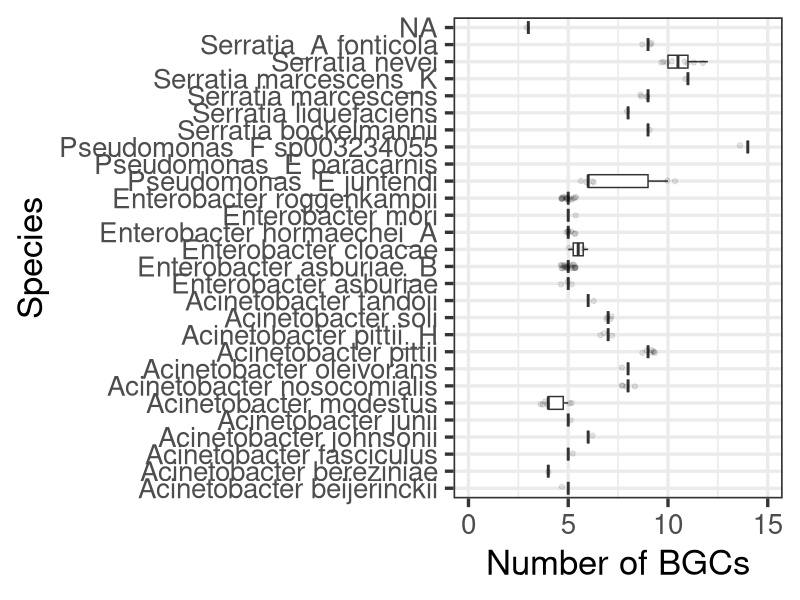
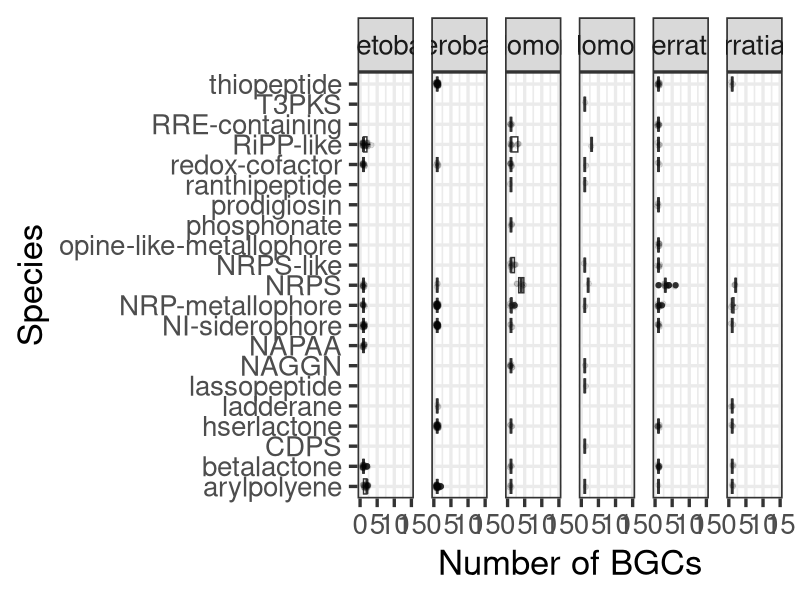
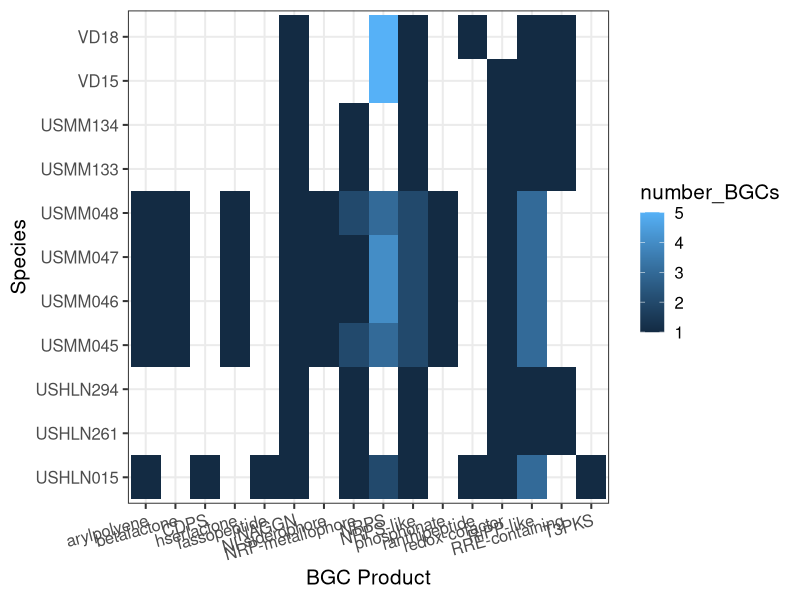

Here is the R script that generated these plots, in order:
# script to investigate BGC diversity in Enterobacter, acinetobacter and serratia 

# packages
library(tidyverse)

# data 
MosAIC_antismash <- read_csv("271123_MosAIC_antismash.csv")

MosAIC_antismash_filt <- MosAIC_antismash %>%
  filter(gtdb_genus == "Enterobacter" | 
           gtdb_genus == "Acinetobacter" | gtdb_genus == "Serratia" | 
           gtdb_genus == "Serratia_A" |
           gtdb_genus == "Pseudomonas_F" |
           gtdb_genus == "Pseudomonas_E")

# how many BGCs in each species? 
MosAIC_antismash_filt %>%
  group_by(internal_id, gtdb_species) %>%
  summarise(number_BGCs = n()) %>%
  ggplot() + 
  aes(x = gtdb_species, y = number_BGCs) + 
  geom_boxplot() + 
  coord_flip() + 
  theme_bw(base_size = 25) + 
  geom_jitter(width = 0.1, alpha = 0.1) + 
  ylim(0, 15) + 
  xlab("Species") + 
  ylab("Number of BGCs")

# how many BGCs of each type, facet by species
MosAIC_antismash_filt %>%
  group_by(internal_id, gtdb_species, product, gtdb_genus) %>%
  summarise(number_BGCs = n()) %>%
  ggplot() + 
  aes(x = product, y = number_BGCs) + 
  geom_boxplot() + 
  coord_flip() + 
  theme_bw(base_size = 25) + 
  geom_jitter(width = 0.1, alpha = 0.1) + 
  facet_wrap(~gtdb_genus, nrow = 1) + 
  ylim(0, 15) + 
  xlab("Species") + 
  ylab("Number of BGCs")  

# how many BGCs of each type in a species 
MosAIC_antismash %>%
  filter(gtdb_genus == "Pseudomonas_F" | gtdb_genus == "Pseudomonas_E") %>%
  group_by(internal_id, gtdb_species, product) %>%
  summarise(number_BGCs = n()) %>%
  ggplot() + 
  aes(x = product, y = internal_id, fill = number_BGCs) + 
  geom_tile() +
  theme_bw(base_size = 15) + 
  theme(axis.text.x = element_text(angle = 15, hjust = 1)) + 
  xlab("BGC Product") + 
  ylab("Species")  
  
